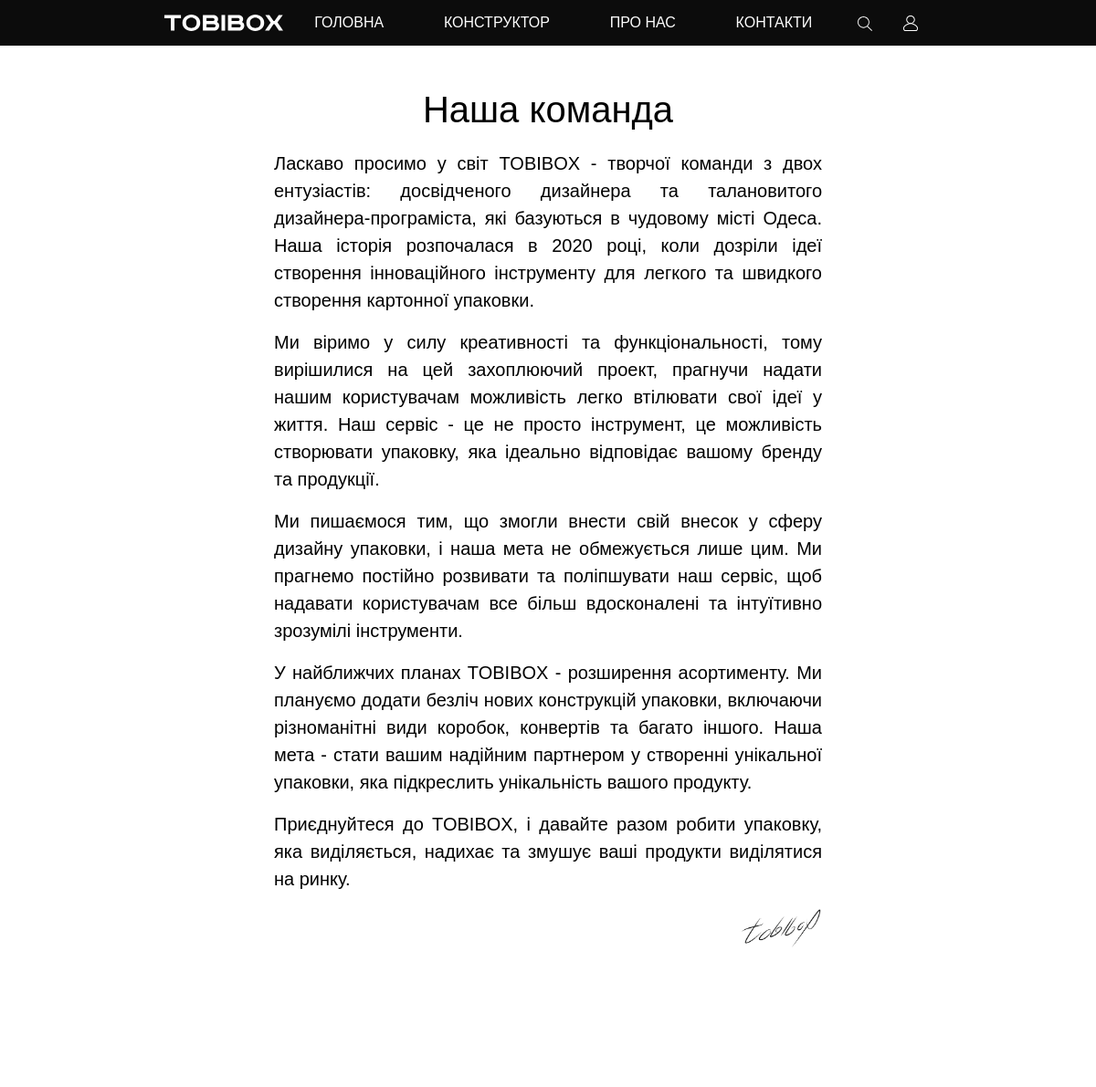
/about, run on the app's committed database.
### TOBIBOX/models.py (models this page shows, shortened)
class AboutInfo(models.Model):
    about_title = models.CharField(
        max_length=30,
        default='Наша команда',
        verbose_name='Про нас (title)',
        help_text='Заголовок раздела "Про нас"'
    )
    about_info_text = models.TextField(
        default='TOBIBOX',
        verbose_name='Інформація про нас',
        help_text='Текст з інформацією про вашу команду'
    )
    post_img = models.ImageField(
        blank=True,
        upload_to='other_img/',
        verbose_name='Значок/пiдпис')
    class Meta:
        verbose_name = 'Про нас'
        verbose_name_plural = 'Про нас'

### TOBIBOX/views.py (the view)
# urls.py: path('about', views.about, name='about'),
def about(request):
    info = AboutInfo.objects.all()
    context = {'info': info}
    create_draw.create_svg_document(100, 25, 10, 'postcard')
    return render(request, 'TOBIBOX/about.html', context=context)

### templates/TOBIBOX/about.html (shortened to what this page needs)
{% extends 'TOBIBOX/base.html' %}
{% load static %}
{% block content %}
{% for i in info %}
<div id="about_info">
    <h1>{{ i.about_title }}</h1>
    {% if i.about_info_text %}
        <p>{{ i.about_info_text|linebreaks|safe }}</p>
        <img src="{{ i.post_img.url }}" style="width: 15%; float: right ; padding: 0px 0 150px 0;">
    {% endif %}
</div>
{% endfor %}
{% endblock %}

### static/TOBIBOX/style/style.css (style rules this page uses)
body { margin: 0; font-family: Candara, sans-serif; margin-top: 50px; scrollbar-width: thin; scrollbar-color: #424242 #0c0c0c; }
#about_info { text-align: justify; font-family: Candara, sans-serif; font-size: 20px; line-height: 1.5; color: black; max-width: 50%; margin: 0 auto; padding: 8% 0; }
#about_info h1 { text-align: center; margin-bottom: 20px; }

### data on the page
AboutInfo: about_title "Наша команда", about_info_text "Ласкаво просимо у світ TOBIBOX - творчої команди з двох ентузіастів: досвідченого дизайнера та талановитого дизайнера-програміста, які базуються в чудовому місті Одеса. Наша історія розпочалася в 2020 році, коли дозріли ідеї створення інноваційного інструменту для легкого та швидкого створення картонної упаковки. Ми віримо у силу креативності та функціональності, тому вирішилися на цей захоплюючий проект, прагнучи надати нашим користувачам можливість легко втілювати свої ідеї у життя. Наш сервіс - це не просто інструмент, це можливість створювати упаковку, яка ідеально відповідає вашому бренду та продукції. Ми пишаємося тим, що змогли внести свій внесок у сферу дизайну упаковки, і наша мета…", post_img (picture)
